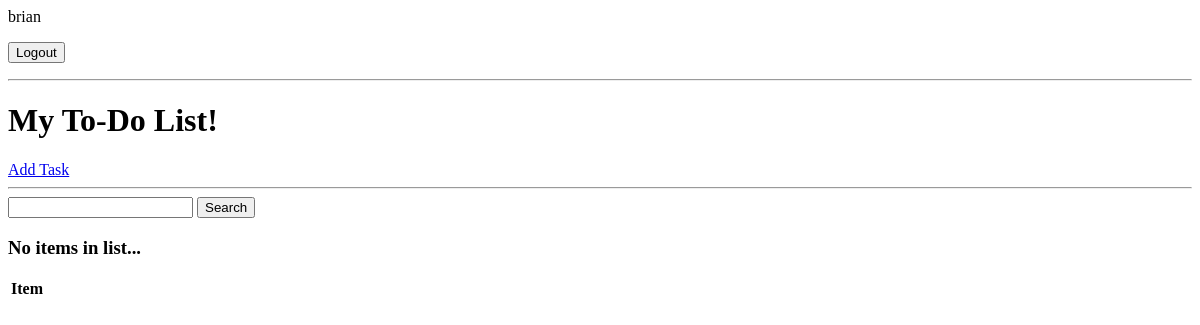
/ (signed in), run on an earlier commit of the app's database.
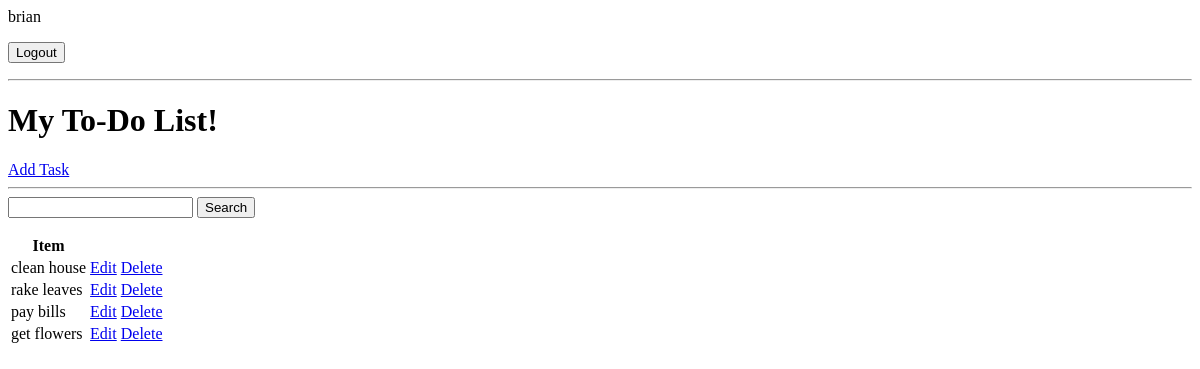
And on a later commit of the database.
### base/models.py (models this page shows, shortened)
class Task(models.Model):
    user = models.ForeignKey(User, on_delete=models.CASCADE, null=True, blank=True)
    title = models.CharField(max_length=200)
    description = models.TextField(null=True, blank=True)
    complete = models.BooleanField(default=False)
    created = models.DateTimeField(auto_now_add=True)
    class Meta:
        ordering = ['complete']

### base/views.py (the view)
# urls.py: path('', TaskList.as_view(), name='tasks'),
class TaskList(LoginRequiredMixin, ListView): # to see all items
    model = Task
    context_object_name = 'tasks'
    def get_context_data(self, **kwargs):
        context = super().get_context_data(**kwargs)
        context['tasks'] = context['tasks'].filter(user=self.request.user) # see their items
        context['count'] = context['tasks'].filter(complete=False).count() # see count of incomplete items
        print('here')
        search_input = self.request.GET.get('search-area') or ''
        if search_input: # if there is data to search -> filter
            context['tasks'] = context['tasks'].filter(title__startswith=search_input) # or use icontains both work
        context['search_input'] = search_input
        return context

### base/templates/base/task_list.html (shortened to what this page needs)
{% if request.user.is_authenticated %}
    <p>{{request.user}}</p>
    <form action="{% url 'logout'%}" method="post">
        <button type="submit">Logout</button>
    </form>
{% else %}
    <a href="{% url 'login'%}">Login</a>
{% endif %}
<hr>
<h1>My To-Do List!</h1>
<a href="{% url 'task-create' %}">Add Task</a>
<hr>
<form method="GET">
    <input type="text" name='search-area' value="{{search_input}}">
    <input type="submit" value='Search'>
</form>
<table>
    <tr>
        <th>Item</th>
        <th></th>
        <th></th>
    </tr>
    {% for task in tasks %}
    <tr>
        <td> {{task.title}} </td>
        <td><a href="{% url 'task-update' task.id%}">Edit</a></td>
        <td><a href="{% url 'task-delete' task.id%}">Delete</a></td>
    </tr>
    {% empty%}
    <h3>No items in list...</h3>
    {% endfor %}
</table>

What changed in the data, as far as the page shows it:
added Task: title "clean house"
added Task: title "rake leaves"
added Task: title "pay bills"
added Task: title "get flowers"
Also different on the page:
text no longer shown: "No items in list..."
